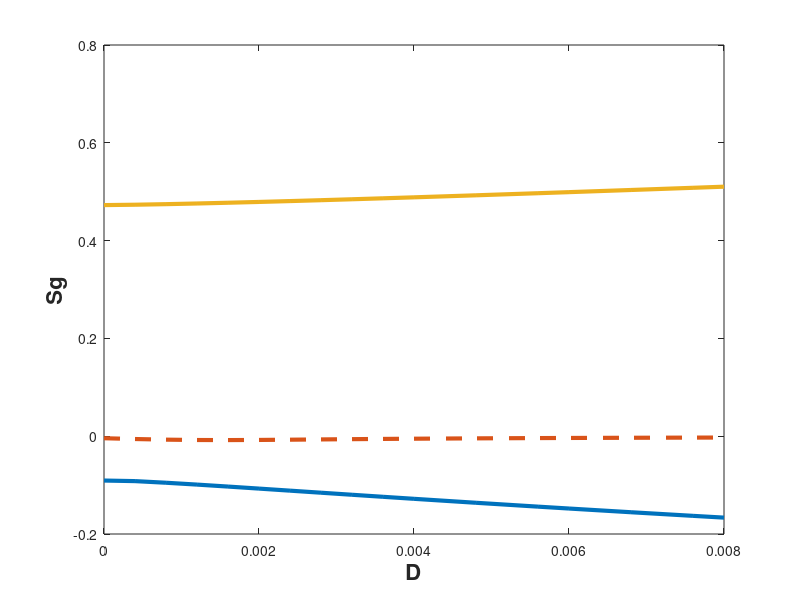

The MATLAB script that drew this image: (Note: this script raises an error after producing the figure.)
clc
%calculate the eigenvalue of Jacobi matrix 
% C2 = 0.1;
% s1 = 4.14667;
% s2 = 8.63162;
% a = -1-2*s1+3*0.31142*s1*s1;
% b = -C2;
% c = -C2;
% d = 0.00222+3*0.000615*s2*s2;
% 
% lambda1 = ((a+d)+sqrt((a+d)*(a+d)-4*(a*d-b*c)))/2
% lambda2 = ((a+d)-sqrt((a+d)*(a+d)-4*(a*d-b*c)))/2

% -y1-y1^2+0.31142*y1^3 - C2*y2 - 0.034=0, 
% 0.00222*y1 + 0.000615*y1^3 - C2*y1 - 0.00453=0

x = [0,0.01,0.02,0.03,0.04,0.05,0.06,0.07,0.08,0.09,0.1,0.12,0.14,0.15,0.17,0.19,0.2];
y1_1 = [-0.770846,-0.780755,-0.809014,-0.841167,-0.875425,-0.910731,-0.946475,-0.982298,-1.01798,-1.05339,-1.08844,-1.1573,-1.22439,-1.25727,-1.32172,-1.38449,-1.41528];
y2_1 = [1.35355,-1.10381,-2.21939,-2.85819,-3.346894,-3.75885,-4.12305,-4.45406,-4.7603,-5.04714,-5.31823,-5.82287,-6.28831,-6.50917,-6.93108,-7.33043,-7.52279];
y1_2 = [-0.0352567,-0.0490675,-0.0599761,-0.0662477,-0.06748,-0.0650149,-0.0607478,-0.0560155,-0.0514551,-0.0472982,-0.0435948,-0.0374385,-0.0326338,-0.0306264,-0.0272252,-0.024466,-0.023276];
y2_2 = [1.35355,1.26231,1.11559,0.925612,0.72085,0.534047,0.383128,0.2689,0.184563,0.122535,0.0766851,0.0168375,-0.017443,-0.02880035,-0.0442487,-0.0533535,-0.0563484];
y1_3 = [4.0172,4.02362,4.03344,4.04509,4.05805,4.07206,4.08689,4.10242,4.11853,4.13516,4.15221,4.18741,4.22375,4.24226,4.27982,4.31793,4.33716];
y2_3 = [1.35355,3.88765,4.94193,5.68928,6.28788,6.79613,7.24279,7.64439,8.01139,8.35088,8.66787,9.24838,9.77354,10.0196,10.4847,10.9194,11.1271];

figure(1)
plot(x*0.04,y1_1*2/17,'Linewidth',3)
hold on 
plot(x*0.04,y1_2*2/17,'--','Linewidth',3)
hold on
plot(x*0.04,y1_3*2/17,'Linewidth',3)
xlabel('D','FontSize', 16, 'FontWeight', 'bold');  
ylabel('Sg','FontSize', 16, 'FontWeight', 'bold');  
ax = gca;   
ax.LineWidth = 2; 
ax.FontSize = 24;
hold off

figure(2)
plot(x*0.04,y2_1*2/17,'Linewidth',3)
hold on
plot(x*0.04,y2_2*2/17,'--','Linewidth',3)
hold on
plot(x*0.04,y2_3*2/17,'Linewidth',3)
xlabel('D','FontSize', 16, 'FontWeight', 'bold');  
ylabel('Sc','FontSize', 16, 'FontWeight', 'bold');  
ax = gca;
ax.LineWidth = 2;
ax.FontSize = 24;
hold off


figure(3)
plot(x*0.04,(0.9*y1_1+0.1*y2_1)*2/17,'Linewidth',3)
hold on
plot(x*0.04,(0.9*y1_2+0.1*y2_2)*2/17,'--','Linewidth',3)
hold on
plot(x*0.04,(0.9*y1_3+0.1*y2_3)*2/17,'Linewidth',3)
xlabel('D','FontSize', 16, 'FontWeight', 'bold');  
ylabel('Sm','FontSize', 16, 'FontWeight', 'bold');  
ax = gca;
ax.LineWidth = 2;
ax.FontSize = 24;
hold off

figure(4)
plot(x*0.04,(-y1_1.^2/2-y1_1.^3/3+0.31142*y1_1.^4/4 - 0.034*y1_1 + 0.00222*y2_1.^2/2 + 0.000615*y2_1.^4/4 - 0.00453333*y2_1 - x.*y1_1.*y2_1)*0.04^3/0.34^2,'Linewidth',3)
hold on 
plot(x*0.04,(-y1_2.^2/2-y1_2.^3/3+0.31142*y1_2.^4/4 - 0.034*y1_2 + 0.00222*y2_2.^2/2 + 0.000615*y2_2.^4/4 - 0.00453333*y2_2 - x.*y1_2.*y2_2)*0.04^3/0.34^2,'--','Linewidth',3)
hold on
plot(x*0.04,(-y1_3.^2/2-y1_3.^3/3+0.31142*y1_3.^4/4 - 0.034*y1_3 + 0.00222*y2_3.^2/2 + 0.000615*y2_3.^4/4 - 0.00453333*y2_3 - x.*y1_3.*y2_3)*0.04^3/0.34^2,'Linewidth',3)
xlabel('D','FontSize', 16, 'FontWeight', 'bold');  
ylabel('Energy','FontSize', 16, 'FontWeight', 'bold');  
ax = gca;
ax.LineWidth = 2;
ax.FontSize = 24;
hold off